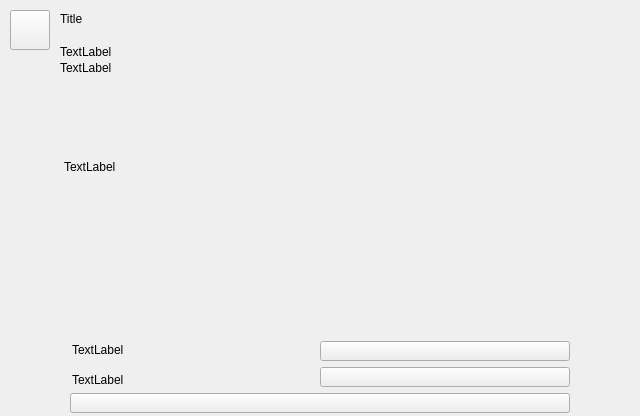
<?xml version="1.0" encoding="UTF-8"?>
<ui version="4.0">
 <class>ImperialAdvisorWidget</class>
 <widget class="QWidget" name="ImperialAdvisorWidget">
  <property name="geometry">
   <rect>
    <x>0</x>
    <y>0</y>
    <width>640</width>
    <height>416</height>
   </rect>
  </property>
  <property name="windowTitle">
   <string>Form</string>
  </property>
  <widget class="Button" name="cIconButton">
   <property name="geometry">
    <rect>
     <x>10</x>
     <y>10</y>
     <width>40</width>
     <height>40</height>
    </rect>
   </property>
   <property name="text">
    <string/>
   </property>
  </widget>
  <widget class="Label" name="cName">
   <property name="geometry">
    <rect>
     <x>60</x>
     <y>12</y>
     <width>545</width>
     <height>28</height>
    </rect>
   </property>
   <property name="text">
    <string>Title</string>
   </property>
   <property name="alignment">
    <set>Qt::AlignLeading|Qt::AlignLeft|Qt::AlignTop</set>
   </property>
  </widget>
  <widget class="Button" name="cDonate">
   <property name="geometry">
    <rect>
     <x>320</x>
     <y>367</y>
     <width>250</width>
     <height>20</height>
    </rect>
   </property>
   <property name="text">
    <string/>
   </property>
  </widget>
  <widget class="Button" name="cGiveGift">
   <property name="geometry">
    <rect>
     <x>320</x>
     <y>341</y>
     <width>250</width>
     <height>20</height>
    </rect>
   </property>
   <property name="text">
    <string/>
   </property>
  </widget>
  <widget class="Button" name="cSetSalary">
   <property name="geometry">
    <rect>
     <x>70</x>
     <y>393</y>
     <width>500</width>
     <height>20</height>
    </rect>
   </property>
   <property name="text">
    <string/>
   </property>
  </widget>
  <widget class="MessageWidget" name="cPersonalSection" native="true">
   <property name="geometry">
    <rect>
     <x>64</x>
     <y>324</y>
     <width>516</width>
     <height>96</height>
    </rect>
   </property>
  </widget>
  <widget class="MessageWidget" name="cRequestArea" native="true">
   <property name="geometry">
    <rect>
     <x>32</x>
     <y>90</y>
     <width>576</width>
     <height>224</height>
    </rect>
   </property>
  </widget>
  <widget class="Label" name="cNoRequests">
   <property name="geometry">
    <rect>
     <x>64</x>
     <y>160</y>
     <width>512</width>
     <height>40</height>
    </rect>
   </property>
   <property name="text">
    <string>TextLabel</string>
   </property>
   <property name="alignment">
    <set>Qt::AlignLeading|Qt::AlignLeft|Qt::AlignTop</set>
   </property>
  </widget>
  <widget class="Label" name="cFavor">
   <property name="geometry">
    <rect>
     <x>60</x>
     <y>44</y>
     <width>544</width>
     <height>16</height>
    </rect>
   </property>
   <property name="text">
    <string>TextLabel</string>
   </property>
  </widget>
  <widget class="Label" name="cEmperorSentiment">
   <property name="geometry">
    <rect>
     <x>60</x>
     <y>60</y>
     <width>544</width>
     <height>16</height>
    </rect>
   </property>
   <property name="text">
    <string>TextLabel</string>
   </property>
  </widget>
  <widget class="Label" name="cRank">
   <property name="geometry">
    <rect>
     <x>72</x>
     <y>338</y>
     <width>237</width>
     <height>24</height>
    </rect>
   </property>
   <property name="text">
    <string>TextLabel</string>
   </property>
  </widget>
  <widget class="Label" name="cSavings">
   <property name="geometry">
    <rect>
     <x>72</x>
     <y>372</y>
     <width>237</width>
     <height>16</height>
    </rect>
   </property>
   <property name="text">
    <string>TextLabel</string>
   </property>
  </widget>
  <zorder>cPersonalSection</zorder>
  <zorder>cIconButton</zorder>
  <zorder>cName</zorder>
  <zorder>cDonate</zorder>
  <zorder>cGiveGift</zorder>
  <zorder>cSetSalary</zorder>
  <zorder>cRequestArea</zorder>
  <zorder>cNoRequests</zorder>
  <zorder>cFavor</zorder>
  <zorder>cEmperorSentiment</zorder>
  <zorder>cRank</zorder>
  <zorder>cSavings</zorder>
 </widget>
 <customwidgets>
  <customwidget>
   <class>Button</class>
   <extends>QPushButton</extends>
   <header>widget/button.h</header>
  </customwidget>
  <customwidget>
   <class>Label</class>
   <extends>QLabel</extends>
   <header>widget/label.h</header>
  </customwidget>
  <customwidget>
   <class>MessageWidget</class>
   <extends>QWidget</extends>
   <header>widget/messagewidget.h</header>
   <container>1</container>
  </customwidget>
 </customwidgets>
 <resources/>
 <connections/>
</ui>
